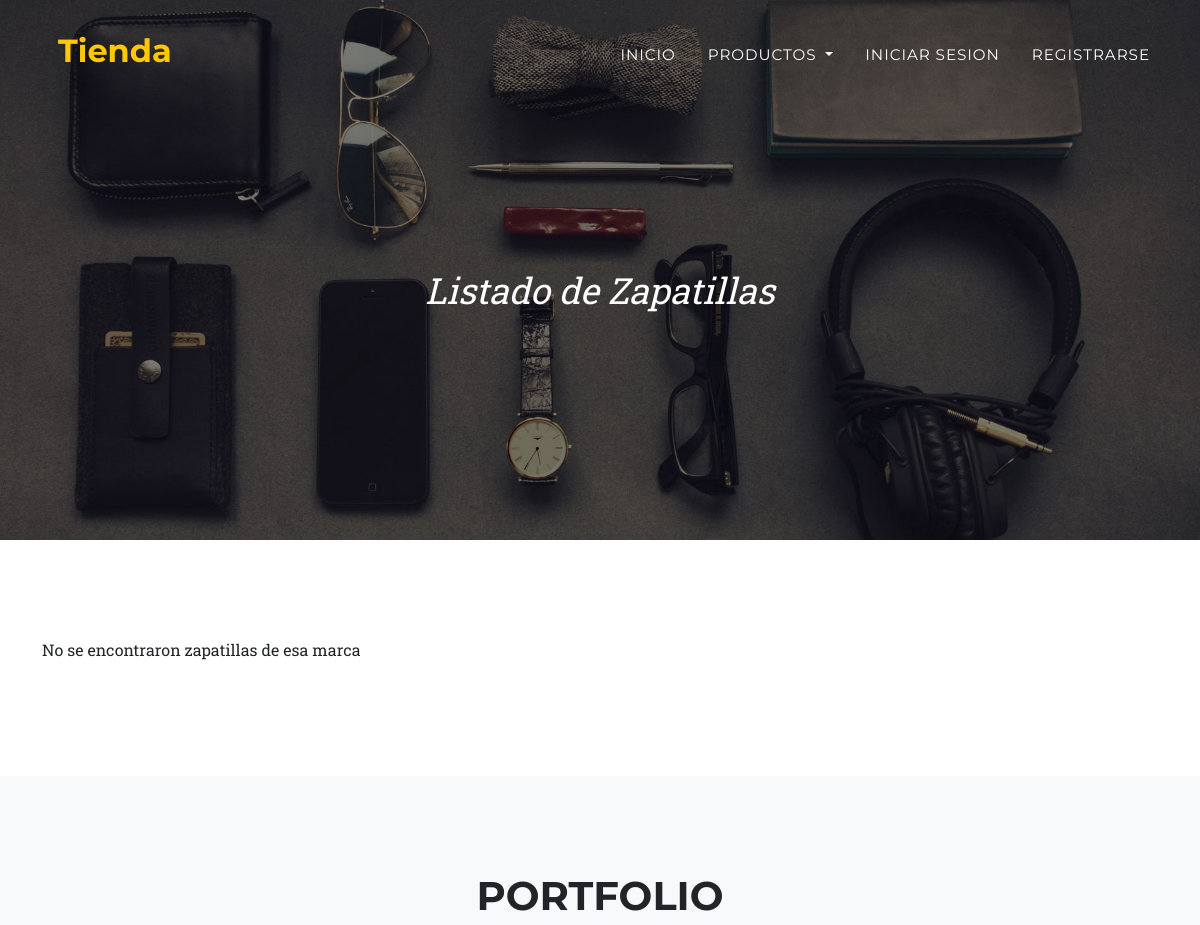
The page /AppTienda/leerZapatillas/ (upper part) on the database as committed earlier.
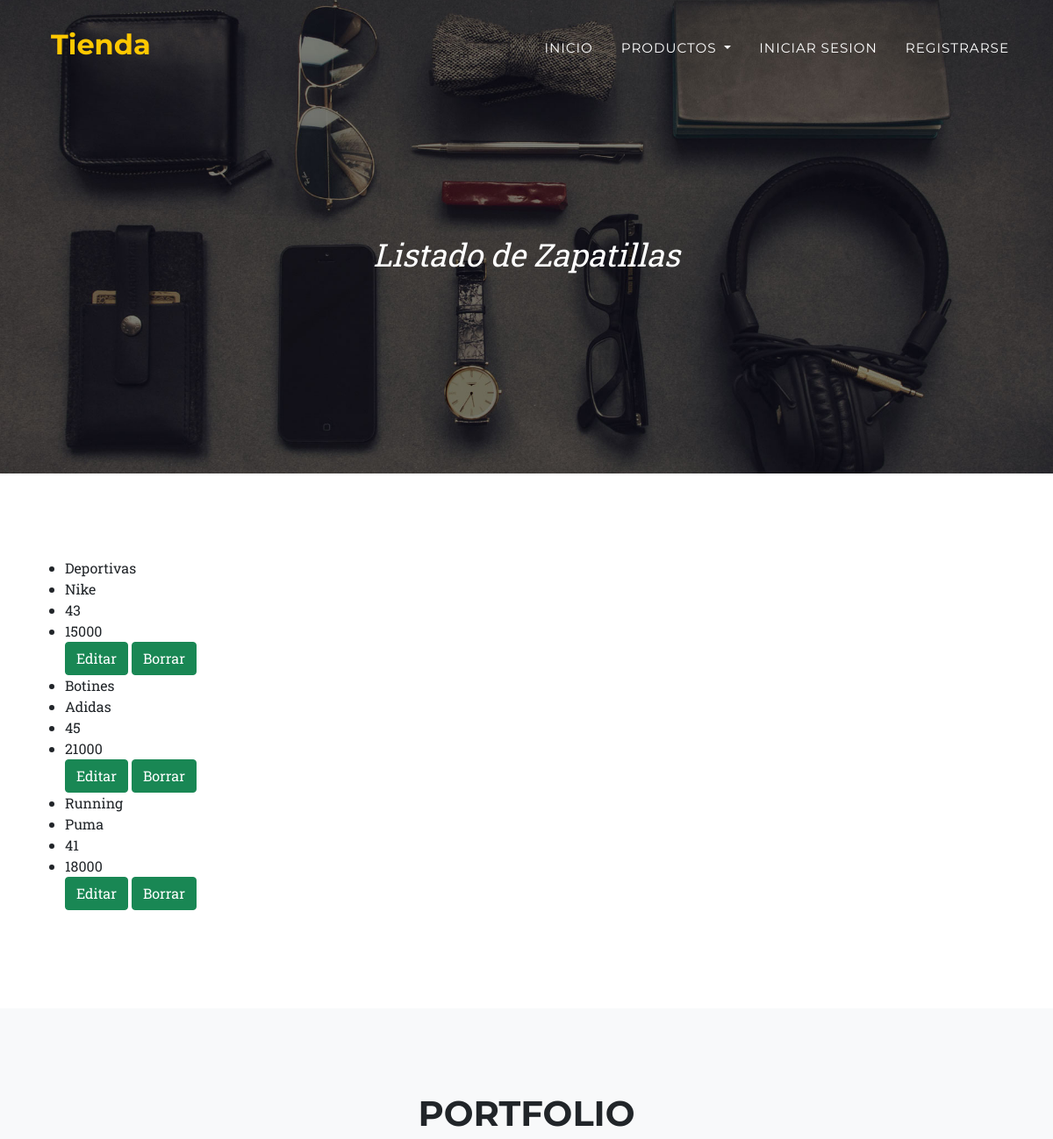
The same page on the database as committed later.
### AppTienda/models.py (models this page shows, shortened)
class Zapatilla(models.Model):
    modelo=models.CharField(max_length=50)
    marca=models.CharField(max_length=50)
    talle=models.IntegerField()
    precio=models.IntegerField()

### AppTienda/views.py (the view)
# urls.py: path('leerZapatillas/', leerZapatillas, name="leerZapatillas"),
def leerZapatillas(request):
    zapatillas=Zapatilla.objects.all()
    return render(request, "AppTienda/leerZapatillas.html", {"zapatillas":zapatillas})

### AppTienda/templates/AppTienda/leerZapatillas.html
{% extends "AppTienda/Principal.html" %}
{% load static %}
{% block titulo %}
    <div class="container">
        <div class="masthead-subheading">Listado de Zapatillas</div>
    </div>
{% endblock %}
{% block resultados %}
{% if zapatillas %}
<ul>
    {% for zapatilla in zapatillas %}
        <li>{{zapatilla.modelo}}</li>
        <li>{{zapatilla.marca}}</li>
        <li>{{zapatilla.talle}}</li>
        <li>{{zapatilla.precio}}</li>
        <a class="btn btn-success" href="{% url 'editarZapatilla' zapatilla.id %}">Editar</a>
        <a class="btn btn-success" href="{% url 'eliminarZapatilla' zapatilla.id %}">Borrar</a>
        <br>
    {% endfor %}
</ul>
{% else %}
    <p>No se encontraron zapatillas de esa marca</p>
{% endif %}
{% endblock %}

Rows that differ between the two databases and show on the page:
added Zapatilla: modelo "Deportivas", marca "Nike", talle "43", precio "15000"
added Zapatilla: modelo "Botines", marca "Adidas", talle "45", precio "21000"
added Zapatilla: modelo "Running", marca "Puma", talle "41", precio "18000"
Other text that changed with them:
text no longer shown: "No se encontraron zapatillas de esa marca"
